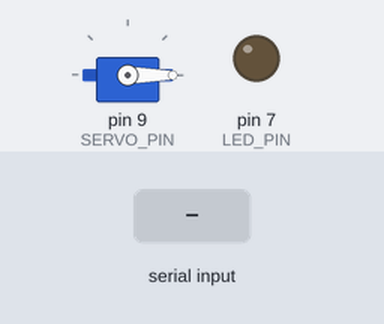
Simulated run of this sketch. Board: Arduino Uno, built with avr-gcc and run on an emulated ATmega328P. On the bench: servo, output pins drawn as LEDs (lit = HIGH). Inputs (shaded band) come from the test bench.

Above: at 1.2 s.
1.3 s: "LED_ON\n" received over Serial
At 1.6 s:
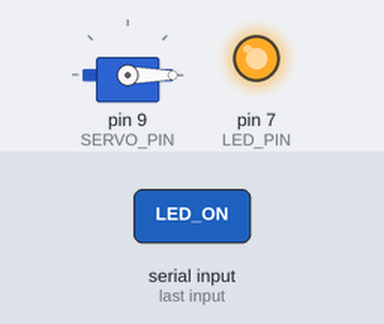
2.8 s: "SERVO_90\n" received over Serial
At 4.0 s:
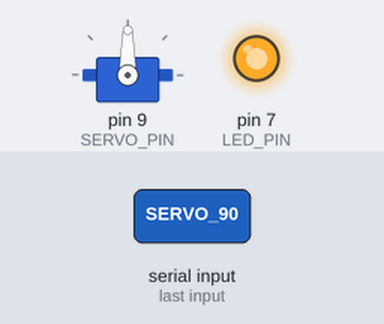
4.3 s: "LED_OFF\n" received over Serial
At 5.1 s:
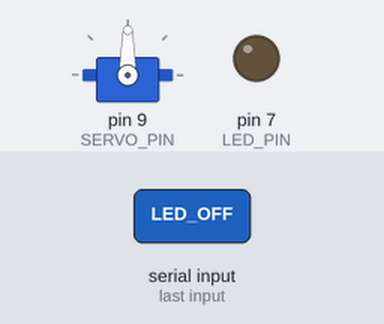
5.8 s: "SERVO_180\n" received over Serial
At 6.3 s:
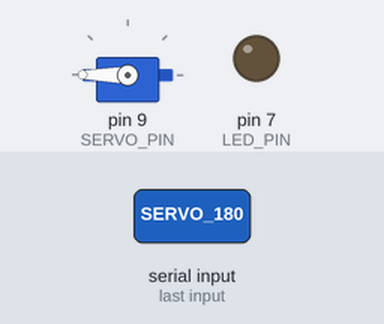
7.3 s: "LED_ON\n" received over Serial
At 8.5 s:
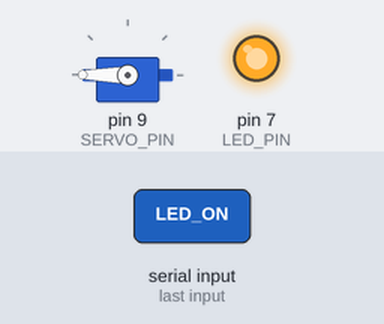
8.8 s: "SERVO_0\n" received over Serial
At 9.8 s:
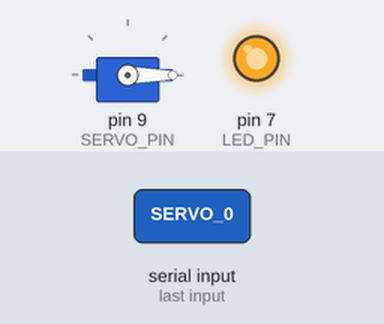
Timing chart, 0 to 11.3 s (numbered marks = the images above; inputs shaded):
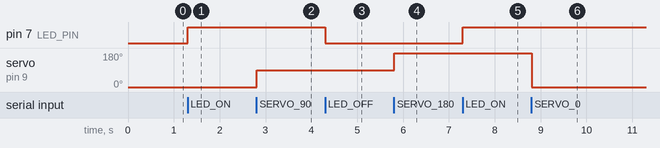

The sketch:

HomeServerProject_ArduinoCode.ino
```cpp
#include <Servo.h>

const int LED_PIN = 7;
const int SERVO_PIN = 9;

Servo myservo;

void setup() {

  // LED setup
  pinMode(LED_PIN, OUTPUT);

  // Serial communication
  Serial.begin(9600);

  // Servo setup
  myservo.attach(SERVO_PIN);

  // Start position
  myservo.write(0);
}

void loop() {

  // Check if serial data exists
  if (Serial.available()) {

    // Read incoming command
    String command = Serial.readStringUntil('\n');

    // Remove extra spaces/newlines
    command.trim();


    // ----------------------------
    // LED CONTROLS
    // ----------------------------

    if (command == "LED_ON") {
      digitalWrite(LED_PIN, HIGH);
    }

    else if (command == "LED_OFF") {
      digitalWrite(LED_PIN, LOW);
    }


    // ----------------------------
    // PRESET SERVO POSITIONS
    // ----------------------------

    else if (command == "SERVO_0") {
      myservo.write(0);
    }

    else if (command == "SERVO_90") {
      myservo.write(90);
    }


    else if (command == "SERVO_180") {
      myservo.write(180);
    }


    // ----------------------------
    // CUSTOM SERVO ANGLE
    // Example:
    // SERVO:73
    // ----------------------------

    else if (command.startsWith("SERVO:")) {

      // Extract angle after "SERVO:"
      int angle = command.substring(6).toInt();

      // Safety limits
      if (angle < 0) {
        angle = 0;
      }

      if (angle > 180) {
        angle = 180;
      }

      // Move servo
      myservo.write(angle);
    }
  }
}
```

Measured:
- after the input at 1.3 s, pin 7 (LED_PIN): LOW → HIGH at once
- after the input at 2.8 s, servo on pin 9 (SERVO_PIN): 0° → 90° at once
- after the input at 4.3 s, pin 7 (LED_PIN): HIGH → LOW at once
- after the input at 5.8 s, servo on pin 9 (SERVO_PIN): 90° → 180° at once
- after the input at 7.3 s, pin 7 (LED_PIN): LOW → HIGH at once
- after the input at 8.8 s, servo on pin 9 (SERVO_PIN): 180° → 0° at once
